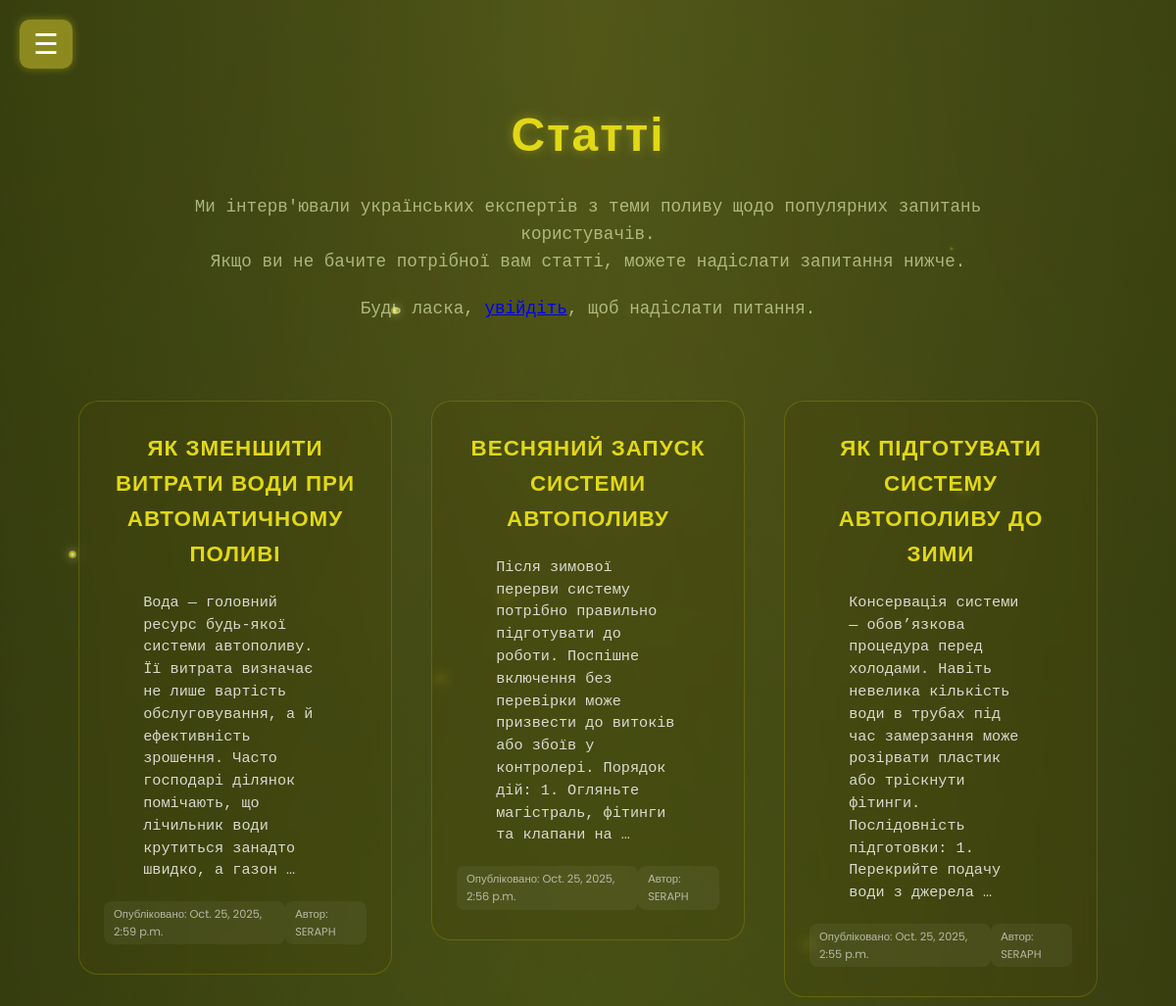
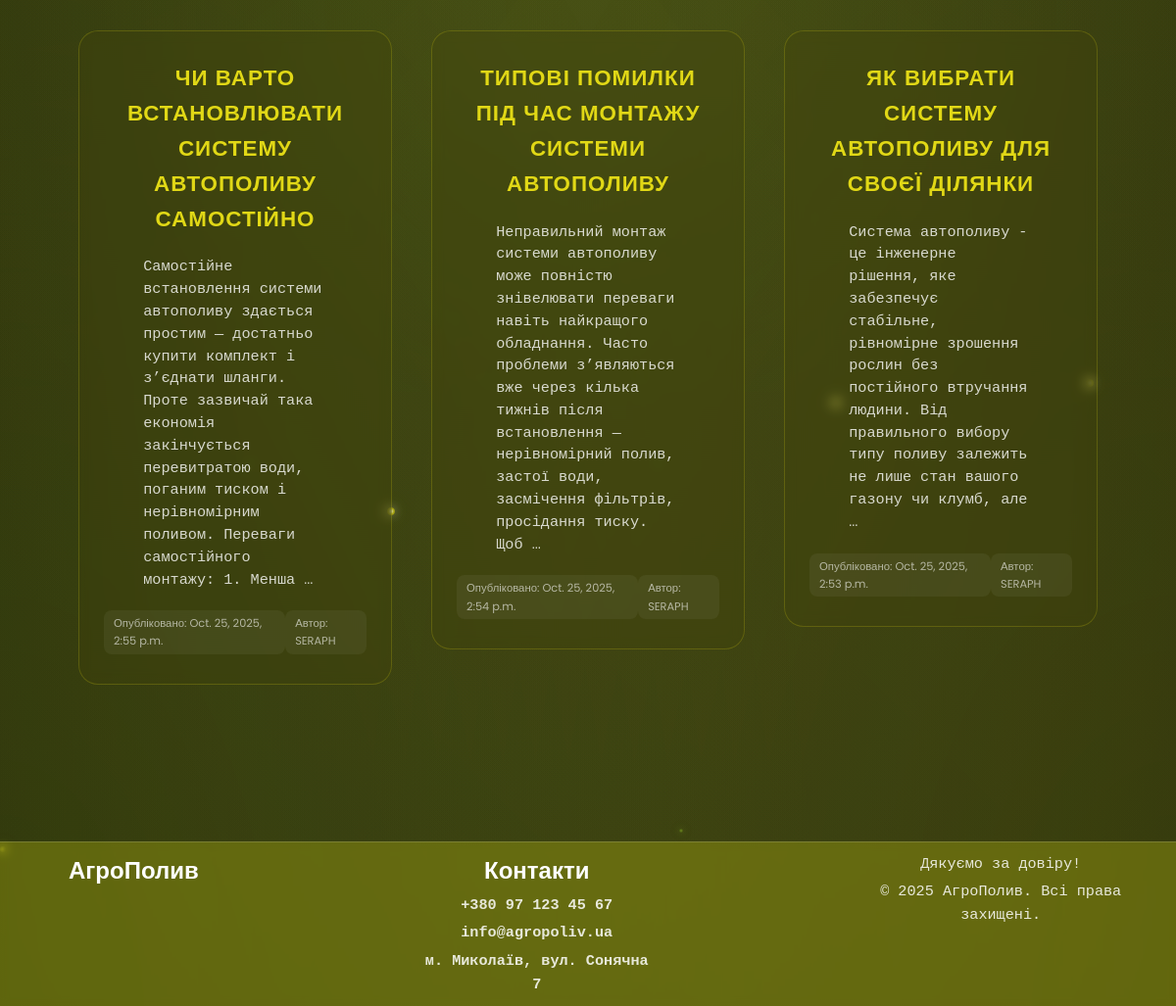
The app's page /articles/ with its own data (2 pictures, top to bottom).
### Watering/models.py (models this page shows, shortened)
class Article(models.Model):
    title = models.CharField(max_length=200)
    content = models.TextField()
    published_date = models.DateTimeField(auto_now_add=True)
    author = models.ForeignKey(User, on_delete=models.CASCADE)

class User(AbstractUser):
    email = models.EmailField(unique=True, blank=False)
    is_verified = models.BooleanField(default=False)
    verification_code = models.CharField(max_length=6, blank=True, null=True)

### Watering/views.py (the view)
# urls.py: path('articles/', views.articles, name='articles'),
def articles(request):
    articles = Article.objects.all().order_by('-published_date')  # отримуємо всі статті
    question = QuestionForm()  # форма для запитань користувачів
    return render(request, 'Watering/articles.html', {'articles': articles, 'question_form': question})

### templates/Watering/articles.html (shortened to what this page needs)
{% load static %}
<!DOCTYPE html>
<html lang="en">
<head>
    <link rel="stylesheet" href="{% static '/css/article.css' %}">
    <link rel="stylesheet" href="{% static '/css/nav.css' %}">
</head>
<body>
    <button class="menu-btn" id="menuBtn">
        ☰
    </button>
    <h1>Статті</h1>
    <p>Ми інтерв'ювали українських експертів з теми поливу щодо популярних запитань користувачів.<br> Якщо ви не бачите потрібної вам статті, можете надіслати запитання нижче.</p>
    {% if user.is_authenticated %}
        <form method="post" action="{% url 'submit_question' %}">
            {% csrf_token %}
            {{ question_form.as_p }}
            <input type="hidden" value="{{ user.id }}" name="user_id">
            <div class="button">
                <input type="submit" value="Надіслати">
            </div>
        </form>
    {% else %}
        <p>Будь ласка, <a href="{% url 'login' %}">увійдіть</a>, щоб надіслати питання.</p>
    {% endif %}
    <ul class="article-list">
        {% for article in articles %}
            <a href="{% url 'article_detail' article.id %}">
                <li class="article-item">
                    <h4>{{ article.title }}</h4>
                    <p>{{ article.content|truncatewords:30 }}</p>
                    <div class="info">
                        <small>Опубліковано: {{ article.published_date }}</small>
                        <small>Автор: {{ article.author.username }}</small>
                    </div>
                </li>
            </a>
        {% empty %}
            <li>Немає доступних статей.</li>
        {% endfor %}
    </ul>
    <section class="contacts">
        <div class="contact-info">
            <h2 class="info-item left">АгроПолив</h2>
            <div class="info-item center ">
                <h2>Контакти</h2>
                <p><strong>+380 97 123 45 67</strong></p>
                <p><strong>info@agropoliv.ua</strong></p>
                <p><strong>м. Миколаїв, вул. Сонячна 7</strong></p>
            </div>
            <div class="info-item right">
                <p>Дякуємо за довіру!</p>
                <p>© 2025 АгроПолив. Всі права захищені.</p>
            </div>
        </div>
    </section>
    <div class="effects-container">
        <div class="color-overlay"></div>
        <div class="pulse-effect"></div>
        <div class="fireflies" id="firefliesContainer"></div>
        <div class="wave-edges"></div>
    </div>
</body>
</html>

### static/css/article.css (style rules this page uses)
* { margin: 0; padding: 0; box-sizing: border-box; }
body { font-family: "Poppins", sans-serif; background: radial-gradient(ellipse at top, rgba(60, 58, 5, 0.92), rgba(24, 23, 2, 0.98)); color: #fdfdfd; min-height: 100vh; overflow-x: hidden; line-height: 1.6; z-index: 0; animation: gradientShift 15s ease-in-out infinite; }
.effects-container { position: fixed; top: 0; left: 0; width: 100%; height: 100%; pointer-events: none; z-index: -1; }
.color-overlay { position: absolute; top: 0; left: 0; width: 100%; height: 100%; background: linear-gradient( 45deg, rgba(30, 58, 5, 0.3), rgba(60, 88, 12, 0.2), rgba(90, 118, 25, 0.25), rgba(120, 148, 35, 0.2), rgba(156, 151, 35, 0.3) ); background-size: 400% 400%; animation: colorFlow 12s ease-in-out infinite; mix-blend-mode: overlay; }
.pulse-effect { position: absolute; top: 50%; left: 50%; transform: translate(-50%, -50%); width: 100vw; height: 100vh; background: radial-gradient( circle, rgba(90, 118, 25, 0.15) 0%, rgba(60, 88, 12, 0.1) 40%, transparent 70% ); animation: pulse 10s ease-in-out infinite; }
.fireflies { position: absolute; width: 100%; height: 100%; }
.wave-edges { position: absolute; top: 0; left: 0; width: 100%; height: 100%; background: radial-gradient(ellipse at 0% 0%, rgba(60, 88, 12, 0.1) 0%, transparent 50%), radial-gradient(ellipse at 100% 0%, rgba(90, 118, 25, 0.1) 0%, transparent 50%), radial-gradient(ellipse at 0% 100%, rgba(120, 148, 35, 0.1) 0%, transparent 50%), radial-gradient(ellipse at 100% 100%, rgba(156, 151, 35, 0.1) 0%, transparent 50%); animation: waveMove 20s ease-in-out infinite; }
h1 { text-align: center; margin-top: 100px; font-size: 3rem; letter-spacing: 2px; color: rgb(225, 216, 22); font-family: Impact, Haettenschweiler, 'Arial Narrow Bold', sans-serif; text-shadow: 0 0 12px rgba(225, 216, 22, 0.4); position: relative; z-index: 20; }
h1 { text-align: center; margin-top: 100px; font-size: 3rem; letter-spacing: 2px; color: rgb(225, 216, 22); font-family: Impact, Haettenschweiler, 'Arial Narrow Bold', sans-serif; text-shadow: 0 0 12px rgba(225, 216, 22, 0.4); }
p { text-align: center; margin: 20px auto; width: 70%; color: rgba(242, 255, 199, 0.596); font-size: 1.1rem; font-weight: 300; font-family: 'Courier New', Courier, monospace; }
.article-list { list-style: none; display: grid; grid-template-columns: repeat(auto-fit, minmax(320px, 1fr)); gap: 40px; padding: 60px 80px; margin-bottom: 100px; }
.article-list a { text-decoration: none; }
.article-list li { background: rgba(70, 67, 10, 0.25); border-radius: 20px; border: 1px solid rgba(225, 216, 22, 0.2); padding: 30px 25px; color: #fff; backdrop-filter: blur(6px); transition: transform 0.4s ease, background 0.4s ease, box-shadow 0.4s ease; position: relative; overflow: hidden; }
.article-list li::before { content: ""; position: absolute; inset: 0; background: linear-gradient(135deg, rgba(225, 216, 22, 0.12), transparent 60%); opacity: 0; transition: opacity 0.4s ease; }
.article-list li h4 { font-family: Impact, Haettenschweiler, 'Arial Narrow Bold', sans-serif; font-size: 1.4rem; color: rgb(225, 216, 22); margin-bottom: 15px; text-transform: uppercase; letter-spacing: 1px; text-align: center; }
.article-list li p { color: rgba(255, 255, 255, 0.8); font-size: 0.95rem; line-height: 1.5; text-align: left; }
.article-list li .info { margin-top: 20px; display: flex; justify-content: space-between; font-size: 0.85rem; color: rgba(255, 255, 255, 0.6); }
.article-list li .info small { background: rgba(255, 255, 255, 0.05); padding: 4px 10px; border-radius: 8px; }
.contacts { position: relative; z-index: 20; margin-top: 30px; padding: 10px 0; background: rgba(180, 183, 19, 0.35); border-top: 1px solid rgba(255, 255, 255, 0.15); backdrop-filter: blur(4px); display: flex; justify-content: center; align-items: center; }
.contact-info { display: grid; grid-template-columns: auto auto auto; gap: 40px; color: #fff; padding: 0 20px; max-width: 1100px; width: 100%; }
.contact-info .info-item { display: flex; flex-direction: column; gap: 4px; }
.contact-info p { font-size: 0.95rem; margin: 0; color: rgba(255, 255, 255, 0.85); }
.info-item.left { align-items: flex-start; text-align: left; }
.info-item.center { align-items: center; text-align: center; transform: translateX(50px); }
.info-item.right { align-items: flex-end; text-align: right; transform: translateX(40px); }

### records on screen
Article: title "ЯК ЗМЕНШИТИ ВИТРАТИ ВОДИ ПРИ АВТОМАТИЧНОМУ ПОЛИВІ", content "Вода — головний ресурс будь-якої системи автополиву. Її витрата визначає не лише вартість обслуговування, а й ефективність зрошення. Часто господарі ділянок помічають, що лічильник води крутиться занадто швидко, а газон …", published_date "Oct. 25, 2025, 2:59 p.m.", author.username "SERAPH"
Article: title "ВЕСНЯНИЙ ЗАПУСК СИСТЕМИ АВТОПОЛИВУ", content "Після зимової перерви систему потрібно правильно підготувати до роботи. Поспішне включення без перевірки може призвести до витоків або збоїв у контролері. Порядок дій: 1. Огляньте магістраль, фітинги та клапани на …", published_date "Oct. 25, 2025, 2:56 p.m.", author.username "SERAPH"
Article: title "ЯК ПІДГОТУВАТИ СИСТЕМУ АВТОПОЛИВУ ДО ЗИМИ", content "Консервація системи — обов’язкова процедура перед холодами. Навіть невелика кількість води в трубах під час замерзання може розірвати пластик або тріскнути фітинги. Послідовність підготовки: 1. Перекрийте подачу води з джерела …", published_date "Oct. 25, 2025, 2:55 p.m.", author.username "SERAPH"
Article: title "ЧИ ВАРТО ВСТАНОВЛЮВАТИ СИСТЕМУ АВТОПОЛИВУ САМОСТІЙНО", content "Самостійне встановлення системи автополиву здається простим — достатньо купити комплект і з’єднати шланги. Проте зазвичай така економія закінчується перевитратою води, поганим тиском і нерівномірним поливом. Переваги самостійного монтажу: 1. Менша …", published_date "Oct. 25, 2025, 2:55 p.m.", author.username "SERAPH"
Article: title "ТИПОВІ ПОМИЛКИ ПІД ЧАС МОНТАЖУ СИСТЕМИ АВТОПОЛИВУ", content "Неправильний монтаж системи автополиву може повністю знівелювати переваги навіть найкращого обладнання. Часто проблеми з’являються вже через кілька тижнів після встановлення — нерівномірний полив, застої води, засмічення фільтрів, просідання тиску. Щоб …", published_date "Oct. 25, 2025, 2:54 p.m.", author.username "SERAPH"
Article: title "ЯК ВИБРАТИ СИСТЕМУ АВТОПОЛИВУ ДЛЯ СВОЄЇ ДІЛЯНКИ", content "Система автополиву - це інженерне рішення, яке забезпечує стабільне, рівномірне зрошення рослин без постійного втручання людини. Від правильного вибору типу поливу залежить не лише стан вашого газону чи клумб, але …", published_date "Oct. 25, 2025, 2:53 p.m.", author.username "SERAPH"
